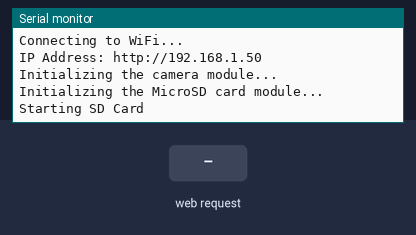
The sketch below on a simulated ESP32. Shown: the last lines printed to the serial monitor. Inputs (shaded band) come from the test bench. WiFi joins after 1.5 s; servers stay silent unless stated; the local clock reads 2024-03-15 10:24:30 at power-on unless the sketch sets it; storage starts empty; the camera gives no picture.

Above: at 3.5 s.
3.6 s: HTTP request GET /capture received
At 4.7 s:
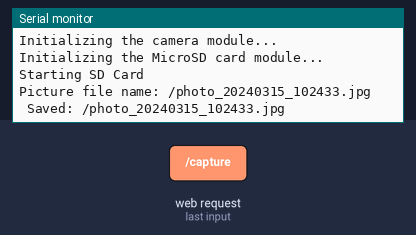
5.2 s: HTTP request GET /view received
At 6.1 s:
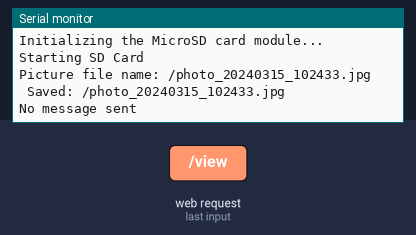
6.7 s: HTTP request GET /delete received
At 7.3 s:
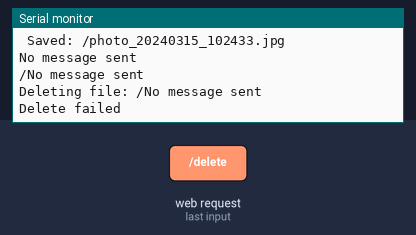

Measured:
- after the input at 3.6 s, the serial monitor: prints a new line after 0.15 s (image 1)
- after the input at 5.2 s, the serial monitor: prints a new line at once (image 2)
- after the input at 6.7 s, the serial monitor: prints a new line at once (image 3)

The sketch:

Web_Server_Photo_Manager.ino
```cpp
// (licence header left out)
#include "WiFi.h"
#include "esp_camera.h"
#include "esp_timer.h"
#include "img_converters.h"
#include "Arduino.h"
#include "soc/soc.h"           // Disable brownout problems
#include "soc/rtc_cntl_reg.h"  // Disable brownout problems
#include "driver/rtc_io.h"
#include <ESPAsyncWebServer.h>
#include "FS.h"                // SD Card ESP32
#include "SD_MMC.h"            // SD Card ESP32
#include "time.h"
#include <WiFiUdp.h>

// Replace with your network credentials
const char* ssid = "REPLACE_WITH_YOUR_SSID";
const char* password = "REPLACE_WITH_YOUR_PASSWORD";

// NTP Server
const char* ntpServer = "pool.ntp.org";
const long  gmtOffset_sec = 0;
const int   daylightOffset_sec = 0;

// Create AsyncWebServer object on port 80
AsyncWebServer server(80);

boolean takeNewPhoto = false;

String lastPhoto = "";
String list = "";

// HTTP GET parameter
const char* PARAM_INPUT_1 = "photo";

// OV2640 camera module pins (CAMERA_MODEL_AI_THINKER)
#define PWDN_GPIO_NUM     32
#define RESET_GPIO_NUM    -1
#define XCLK_GPIO_NUM      0
#define SIOD_GPIO_NUM     26
#define SIOC_GPIO_NUM     27

#define Y9_GPIO_NUM       35
#define Y8_GPIO_NUM       34
#define Y7_GPIO_NUM       39
#define Y6_GPIO_NUM       36
#define Y5_GPIO_NUM       21
#define Y4_GPIO_NUM       19
#define Y3_GPIO_NUM       18
#define Y2_GPIO_NUM        5
#define VSYNC_GPIO_NUM    25
#define HREF_GPIO_NUM     23
#define PCLK_GPIO_NUM     22

// Stores the camera configuration parameters
camera_config_t config;

File root;

const char index_html[] PROGMEM = R"rawliteral(
<!DOCTYPE HTML><html>
<head>
  <title>ESP32-CAM SD Card Photo Manager</title>
  <meta name="viewport" content="width=device-width, initial-scale=1">
  <style>
    body { text-align:center; }
    .vert { margin-bottom: 25%; }
    .hori{ margin-bottom: 0%; }
    img { height:auto; width:100%; }
  </style>
</head>
<body>
  <div id="container">
    <h1>ESP32-CAM SD Card Photo Manager</h1>
    <p>It might take more than 5 seconds to capture a photo.</p>
    <p>
      <button onclick="rotatePhoto();">ROTATE</button>
      <button onclick="capturePhoto()">CAPTURE PHOTO</button>
      <button onclick="location.reload();">REFRESH PAGE</button>
      <button onclick="window.open('/list','_blank')">VIEW AND DELETE PHOTOS</button>
    </p>
  </div>
  <img src="/saved-photo" id="photo" alt="Image not found: failed to open image, image deleted or no microSD card inserted. Try refresh the page or restart your board.">
</body>
<script>
  var deg = 0;
  function capturePhoto(){
    var xhr = new XMLHttpRequest();
    xhr.open('GET', "/capture", true);
    xhr.send();
  }
  function rotatePhoto(){
    var img = document.getElementById("photo");
    deg += 90;
    if(isOdd(deg/90)){ document.getElementById("container").className = "vert"; }
    else{document.getElementById("container").className = "hori";}
    img.style.transform = "rotate(" + deg + "deg)";
  }
  function isOdd(n){return Math.abs(n % 2)==1;}
</script>
</html>)rawliteral";

void setup() {
  // Turn-off the brownout detector
  WRITE_PERI_REG(RTC_CNTL_BROWN_OUT_REG, 0);

  // Serial port for debugging purposes
  Serial.begin(115200);

  // Connect to Wi-Fi
  WiFi.begin(ssid, password);
  while (WiFi.status() != WL_CONNECTED) {
    delay(1000);
    Serial.println("Connecting to WiFi...");
  }

  // Print ESP32 Local IP Address
  Serial.print("IP Address: http://");
  Serial.println(WiFi.localIP());

  configTime(gmtOffset_sec, daylightOffset_sec, ntpServer);

  Serial.println("Initializing the camera module...");
  configInitCamera();

  Serial.println("Initializing the MicroSD card module... ");
  initMicroSDCard();

  server.on("/", HTTP_GET, [](AsyncWebServerRequest * request) {
    request->send(200, "text/html", index_html);
  });

  server.on("/capture", HTTP_GET, [](AsyncWebServerRequest * request) {
    takeNewPhoto = true;
    request->send(200, "text/plain", "Taking Photo");
  });

  server.on("/saved-photo", HTTP_GET, [](AsyncWebServerRequest * request) {
    request->send(SD_MMC, "/" + lastPhoto, "image/jpg", false);
  });

  server.on("/list", HTTP_GET, [](AsyncWebServerRequest * request) {
    request->send(200, "text/html", list.c_str());
  });

  server.on("/view", HTTP_GET, [](AsyncWebServerRequest * request) {
    String inputMessage;
    String inputParam;
    // GET input1 value on <ESP_IP>/view?photo=<inputMessage>
    if (request->hasParam(PARAM_INPUT_1)) {
      inputMessage = request->getParam(PARAM_INPUT_1)->value();
      inputParam = PARAM_INPUT_1;
    }
    else {
      inputMessage = "No message sent";
      inputParam = "none";
    }
    Serial.println(inputMessage);
    request->send(SD_MMC, "/" + inputMessage, "image/jpg", false);
  });

  // Send a GET request to <ESP_IP>/delete?photo=<inputMessage>
  server.on("/delete", HTTP_GET, [] (AsyncWebServerRequest *request) {
    String inputMessage;
    String inputParam;
    // GET input1 value on <ESP_IP>/delete?photo=<inputMessage>
    if (request->hasParam(PARAM_INPUT_1)) {
      inputMessage = request->getParam(PARAM_INPUT_1)->value();
      inputParam = PARAM_INPUT_1;
    }
    else {
      inputMessage = "No message sent";
      inputParam = "none";
    }
    String deleteFilePath = "/" + inputMessage;
    Serial.println(deleteFilePath);
    deleteFile(SD_MMC, deleteFilePath.c_str());
    request->send(200, "text/html", "Done. Your photo named " + deleteFilePath + " was removed." +
                                     "<br><a href=\"/\">Return to Home Page</a> or <a href=\"/list\">view/delete other photos</a>.");
  });
  // Start server
  server.begin();

  root = SD_MMC.open("/");
  listDirectory(SD_MMC);
}

void loop() {
  if (takeNewPhoto) {
    takeSavePhoto();
    takeNewPhoto = false;
  }
  delay(1);
}

void configInitCamera(){
  config.ledc_channel = LEDC_CHANNEL_0;
  config.ledc_timer = LEDC_TIMER_0;
  config.pin_d0 = Y2_GPIO_NUM;
  config.pin_d1 = Y3_GPIO_NUM;
  config.pin_d2 = Y4_GPIO_NUM;
  config.pin_d3 = Y5_GPIO_NUM;
  config.pin_d4 = Y6_GPIO_NUM;
  config.pin_d5 = Y7_GPIO_NUM;
  config.pin_d6 = Y8_GPIO_NUM;
  config.pin_d7 = Y9_GPIO_NUM;
  config.pin_xclk = XCLK_GPIO_NUM;
  config.pin_pclk = PCLK_GPIO_NUM;
  config.pin_vsync = VSYNC_GPIO_NUM;
  config.pin_href = HREF_GPIO_NUM;
  config.pin_sccb_sda = SIOD_GPIO_NUM;
  config.pin_sccb_scl = SIOC_GPIO_NUM;
  config.pin_pwdn = PWDN_GPIO_NUM;
  config.pin_reset = RESET_GPIO_NUM;
  config.xclk_freq_hz = 20000000;
  config.pixel_format = PIXFORMAT_JPEG; //YUV422,GRAYSCALE,RGB565,JPEG
  config.grab_mode = CAMERA_GRAB_LATEST;

  // Select lower framesize if the camera doesn't support PSRAM
  if(psramFound()){
    config.frame_size = FRAMESIZE_UXGA; // FRAMESIZE_ + QVGA|CIF|VGA|SVGA|XGA|SXGA|UXGA
    config.jpeg_quality = 10; //0-63 lower number means higher quality
    config.fb_count = 1;
  }
  else {
    config.frame_size = FRAMESIZE_SVGA;
    config.jpeg_quality = 12;
    config.fb_count = 1;
  }

  // Initialize the Camera
  esp_err_t err = esp_camera_init(&config);
  if (err != ESP_OK) {
    Serial.printf("Camera init failed with error 0x%x", err);
    return;
  }
}

void initMicroSDCard(){
  // Start Micro SD card
  Serial.println("Starting SD Card");
  if(!SD_MMC.begin()){
    Serial.println("SD Card Mount Failed");
    return;
  }
  uint8_t cardType = SD_MMC.cardType();
  if(cardType == CARD_NONE){
    Serial.println("No SD Card attached");
    return;
  }
}

void takeSavePhoto(){
  struct tm timeinfo;
  char now[20];

  // Clean previous buffer
  camera_fb_t * fb = NULL;
  fb = esp_camera_fb_get();
  esp_camera_fb_return(fb); // dispose the buffered image
  fb = NULL; // reset to capture errors
  // Get fresh image
  fb = esp_camera_fb_get();
  if(!fb) {
    Serial.println("Camera capture failed");
    delay(1000);
    ESP.restart();
  }

  // Path where new picture will be saved in SD Card
  getLocalTime(&timeinfo);
  strftime(now, 20, "%Y%m%d_%H%M%S", &timeinfo); // Format Date & Time
  String path = "/photo_" + String(now) +".jpg";
  lastPhoto = path;
  Serial.printf("Picture file name: %s\n", path.c_str());
  // Save picture to microSD card
  fs::FS &fs = SD_MMC;
  File file = fs.open(path.c_str(),FILE_WRITE);
  if(!file){
    Serial.printf("Failed to open file in writing mode");
  }
  else {
    file.write(fb->buf, fb->len); // payload (image), payload length
    Serial.printf(" Saved: %s\n", path.c_str());
    listDirectory(SD_MMC);
  }
  file.close();
  esp_camera_fb_return(fb);
}

void listDirectory(fs::FS &fs) {
  File root = fs.open("/");
  list = "";
  if(!root){
    Serial.println("Failed to open directory");
    return;
  }
  if(!root.isDirectory()){
    Serial.println("Not a directory");
    return;
  }

  File file = root.openNextFile();
  while(file){
    if(!file.isDirectory()){
      String filename=String(file.name());
      filename.toLowerCase();
      if (filename.indexOf(".jpg")!=-1){
        list = "<tr><td><button onclick=\"window.open('/view?photo="+String(file.name())+"','_blank')\">View</button></td><td><button onclick=\"window.location.href='/delete?photo="+String(file.name())+"'\">Delete</button></td><td>"+String(file.name())+"</td><td></td></tr>"+list;
      }
    }
    lastPhoto = file.name();
    file = root.openNextFile();
  }

  if (list=="") {
    list="<tr>No photos Stored</tr>";
  }
  else {
    list="<h1>ESP32-CAM View and Delete Photos</h1><p><a href=\"/\">Return to Home Page</a></p><table><th colspan=\"2\">Actions</th><th>Filename</th>"+list+"</table>";
  }
}

void deleteFile(fs::FS &fs, const char * path){
  Serial.printf("Deleting file: %s\n", path);
  if(fs.remove(path)){
    Serial.println("File deleted");
    listDirectory(SD_MMC);
  }
  else {
    Serial.println("Delete failed");
  }
}
```
